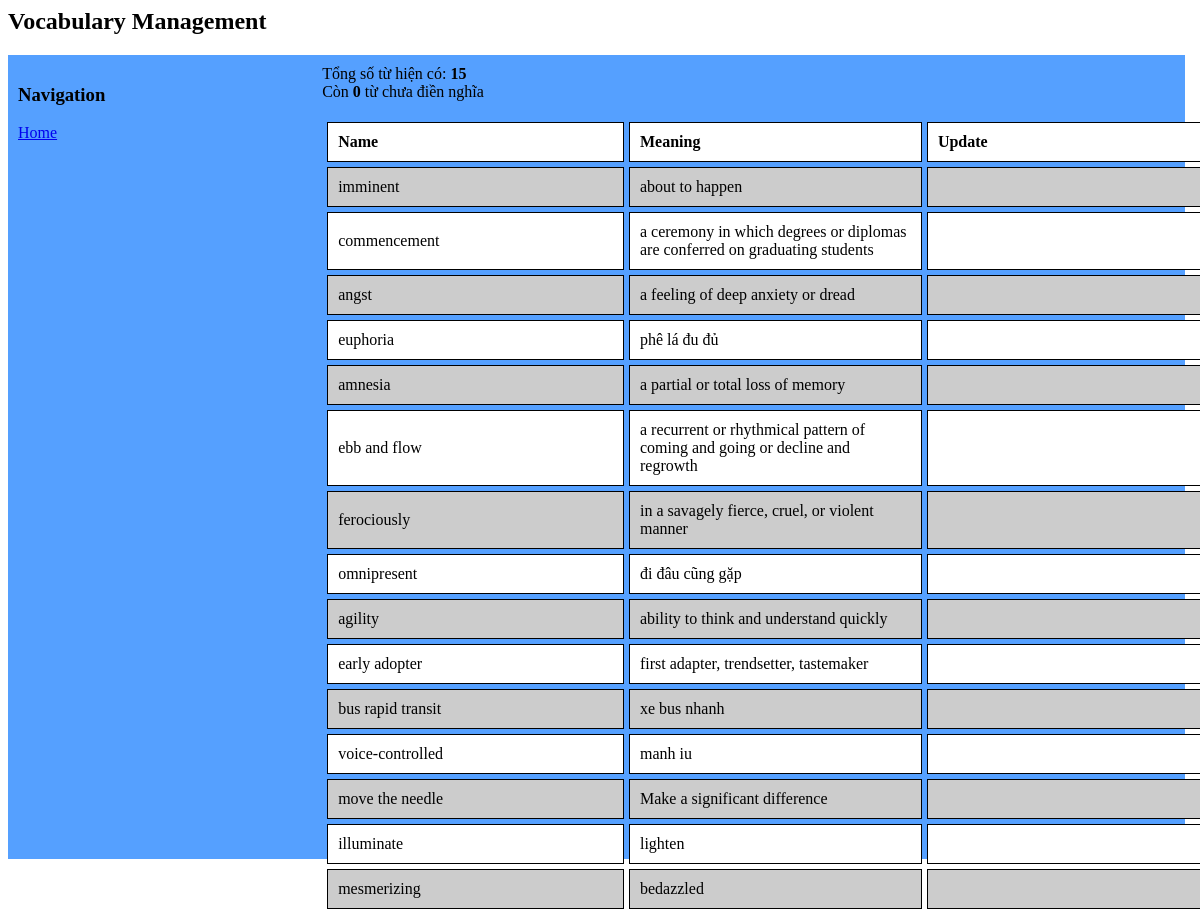
The app's page /admin.php with its own data.
### tables this page shows
CREATE TABLE `word` (
  `id` int(11) NOT NULL,
  `text` varchar(25) NOT NULL,
  `meaning` text NOT NULL,
  `status` int(11) NOT NULL
);

### admin.php (the view, shortened to what this page needs)
<?php
include "init.php";
?>
<body>
<h2>Vocabulary Management</h2>
<div class="left" style="float: left;width: 24%;flex:1;background:#55a0ff;padding:10px;height:100%;">
<div class="nav"><h3>Navigation</h3>
<a href="index.php" target="_blank">Home</a>
</div>
</div>
<div class="right" style="float: left;width: 72%;background:#55a0ff;padding:10px;height:100%;">
<?php
include "init.php";
	if (mysqli_connect_errno())
	{
		echo "Failed to connect to MySQL: " . mysqli_connect_error();
	}
	else
	{
		$sql = "SELECT * FROM word ORDER By status ASC, id DESC";
		$result = $con->query($sql);
			$countsql = "SELECT * FROM word WHERE status = 0";
		$countresult = $con->query($countsql);
		if ($result->num_rows > 0) {
			echo "Tổng số từ hiện có: <b>".$result->num_rows."</b>";
			echo "<br/>";
			echo "Còn <b>".$countresult->num_rows."</b> từ chưa điền nghĩa";
			echo "<p><p>";
			echo "<table cellpadding=\"10px\" cellspacing=\"5px\"  width=\"900px\"><tr><th>Name</th><th>Meaning</th><th>Update</th></tr>";
while($row = $result->fetch_assoc()) {
$wordid=$row["id"];
$word=$row["text"];
$wordmeaning=$row["meaning"];
$skin = <<<EOD
<tr class="rowitem" mainrowid="$wordid"><td>$word</td><td id="row_$wordid" class="editable" def="$wordmeaning">$wordmeaning</td><td><span style="display:none;" class="edital_$wordid" rowid="$wordid">Edit</span><span style="display:none;" class="canc" id="cancel_$wordid"> || Cancel</span><span class="del_$wordid" style="color:red;display:none;" xoaid="$wordid"> || Delete</span></td></tr>
EOD;
echo $skin;
}
		echo "</table>";
		}
		else {
			echo "0 results";
			}
	}
?>
</div>
</body>

### init.php (shortened to what this page needs)
<head>
</head>

### admin.php (style rules this page uses)
th, td { text-align: left; width:300px; border: 1px solid; }
tr:nth-child(even) { background: #CCC }
tr:nth-child(odd) { background: #FFF }

### records on screen
word: text "imminent", meaning "about to happen"
word: text "commencement", meaning "a ceremony in which degrees or diplomas are conferred on graduating students"
word: text "angst", meaning "a feeling of deep anxiety or dread"
word: text "euphoria", meaning "phê lá đu đủ"
word: text "amnesia", meaning "a partial or total loss of memory"
word: text "ebb and flow", meaning "a recurrent or rhythmical pattern of coming and going or decline and regrowth"
word: text "ferociously", meaning "in a savagely fierce, cruel, or violent manner"
word: text "omnipresent", meaning "đi đâu cũng gặp"
word: text "agility", meaning "ability to think and understand quickly"
word: text "early adopter", meaning "first adapter, trendsetter, tastemaker"
word: text "bus rapid transit", meaning "xe bus nhanh"
word: text "voice-controlled", meaning "manh iu"
word: text "move the needle", meaning "Make a significant difference"
word: text "illuminate", meaning "lighten"
word: text "mesmerizing", meaning "bedazzled"

### other values on screen
$result->num_rows "15"
$countresult->num_rows "0"
